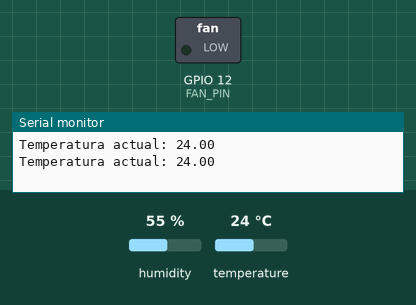
Bench run of a sketch on a simulated ESP32. Shown: switched loads named in the sketch (green lamp = pin HIGH), the last lines printed to the serial monitor. The test bench sets the inputs (shaded band); at power-on: temperature 24 °C, humidity 55 %.

Above: at 2.8 s.
2.9 s: temperature set to 28 °C
At 6.1 s:
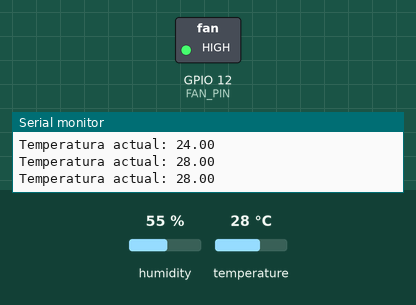
6.5 s: temperature set to 12 °C
At 10.2 s:
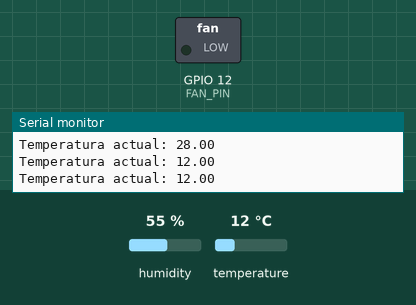
10.5 s: temperature set to 33 °C
At 13.4 s:
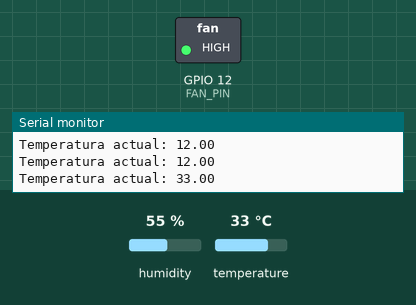
Timing chart, 0 to 14.9 s (numbered marks = the images above; inputs shaded):
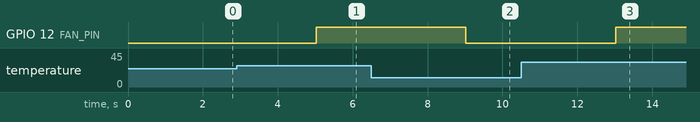

The sketch:

98_multihilo.ino
```cpp
#include <DHT.h>

// Pin del DHT22 y del ventilador
#define DHTPIN 4
#define DHTTYPE DHT11
#define FAN_PIN 12

// Objeto DHT
DHT dht(DHTPIN, DHTTYPE);

// Variables compartidas --------
float temperature = 0.0;

// Mutex (mutuamente excluyentes, tambien denominados semáforos) para proteger acceso a las variables compartidas
SemaphoreHandle_t tempMutex;

//--------------------------------

// Tarea 1: Lee el sensor de temperatura
void readTemperatureTask(void *pvParameters) {
  while (true) {
    float temp = dht.readTemperature();
    Serial.print("Temperatura actual: ");
    Serial.println((String) temp);
    if (!isnan(temp)) {
      xSemaphoreTake(tempMutex, portMAX_DELAY); //reservamos las variables globales, para evitar que no se usen al mismo tiempo por otros hilos
      temperature = temp;
      xSemaphoreGive(tempMutex); //liberamos las variables, para que puedan ser utilizadas por otros hilos
    }
    vTaskDelay(pdMS_TO_TICKS(2000));  // cada 2 segundos
  }
}

// Tarea 2: Controla el ventilador
void fanControlTask(void *pvParameters) {
  const float threshold = 27.0;  // temperatura umbral

  while (true) {
    xSemaphoreTake(tempMutex, portMAX_DELAY);
    float currentTemp = temperature;
    xSemaphoreGive(tempMutex);

    if (currentTemp >= threshold) {
      digitalWrite(FAN_PIN, HIGH);  // encender ventilador
    } else {
      digitalWrite(FAN_PIN, LOW);   // apagar ventilador
    }

    vTaskDelay(pdMS_TO_TICKS(1000));  // revisar cada 1 segundo
  }
}

void setup() {
  Serial.begin(115200);
  dht.begin();

  pinMode(FAN_PIN, OUTPUT);
  digitalWrite(FAN_PIN, LOW);

  tempMutex = xSemaphoreCreateMutex();

  // Crear tareas
  xTaskCreatePinnedToCore(readTemperatureTask, "ReadTemp", 2048, NULL, 1, NULL, 0);
  xTaskCreatePinnedToCore(fanControlTask, "FanControl", 2048, NULL, 1, NULL, 1);
}

void loop() {
  // No necesitamos usarlo en este ejercicio, pero Arduino debe tener obligatoriamente ea función interna, al igual que la de Setup
}
```

Measured:
- the behaviour switches between 26 and 27 °C on temperature (found by bisection; images 0 and 1)
- after the input at 2.9 s, GPIO 12 (FAN_PIN): LOW → HIGH after 2.1 s
- after the input at 6.5 s, GPIO 12 (FAN_PIN): HIGH → LOW after 2.5 s
- after the input at 10.5 s, GPIO 12 (FAN_PIN): LOW → HIGH after 2.5 s
